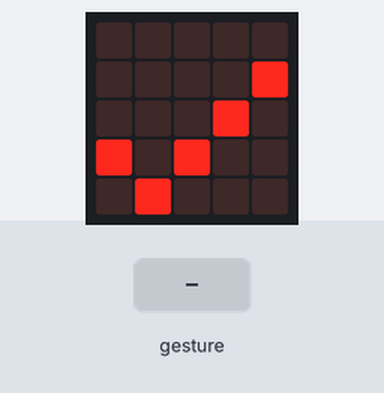
A program run on a simulated BBC micro:bit (MakeCode). Parts: the board's 5×5 LED display. The inputs (shaded band) are chosen by the test bench. A tilt is held for 1.5 s and a shake lasts 1 s, then the board lies face up again.

Above: at 1.2 s.
1.3 s: gesture 'logo up'
At 2.0 s:
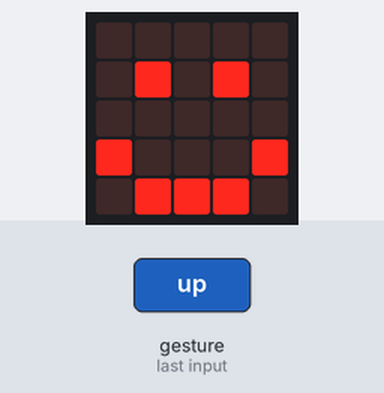
4.3 s: gesture 'screen down'
At 5.5 s:
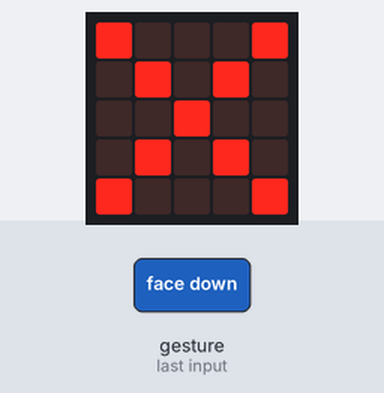
7.3 s: gesture 'tilt right'
At 7.8 s:
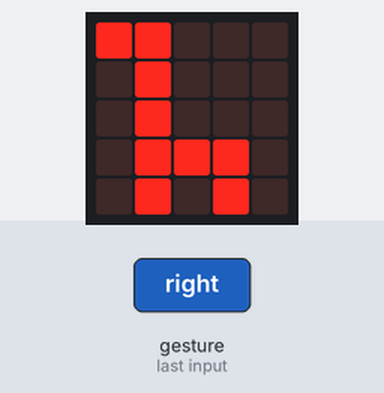
10.3 s: gesture 'shake'
At 11.2 s:
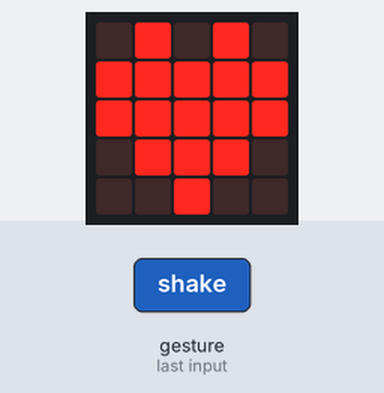
12.9 s: gesture 'tilt left'
At 14.2 s:
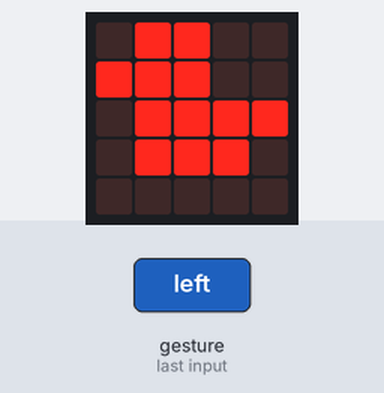
15.9 s: gesture 'logo down'
At 16.7 s:
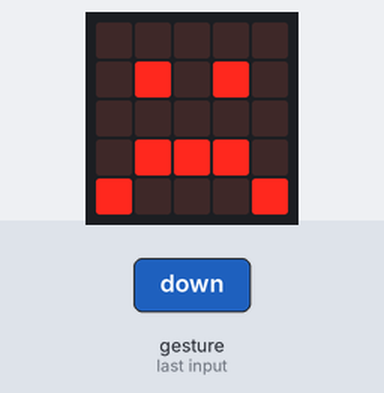
Timing chart, 0 to 18.9 s (numbered marks = the images above; inputs shaded):
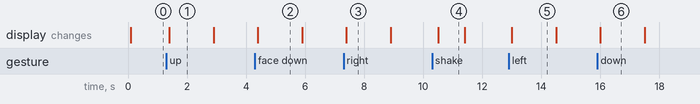

The program:

main.ts
```typescript
input.onGesture(Gesture.LogoUp, function () {
    basic.showIcon(IconNames.Happy)
})
input.onGesture(Gesture.ScreenDown, function () {
    basic.showIcon(IconNames.No)
})
input.onGesture(Gesture.ScreenUp, function () {
    basic.showIcon(IconNames.Yes)
})
input.onGesture(Gesture.TiltRight, function () {
    basic.showIcon(IconNames.Giraffe)
})
input.onGesture(Gesture.Shake, function () {
    basic.showIcon(IconNames.Heart)
})
input.onGesture(Gesture.TiltLeft, function () {
    basic.showIcon(IconNames.Duck)
})
input.onGesture(Gesture.LogoDown, function () {
    basic.showIcon(IconNames.Sad)
})
```

test.ts
```typescript
// aquí va el archivo "tests"; esto no se compilará cuando este paquete se utilice como una extensión.
```

Measured:
- after the input at 1.3 s, the display: changes after 0.10 s (image 1)
- after the input at 4.3 s, the display: changes after 0.10 s (image 2)
- after the input at 7.3 s, the display: changes after 0.10 s (image 3)
- after the input at 10.3 s, the display: changes after 0.20 s (image 4)
- after the input at 12.9 s, the display: changes after 0.10 s (image 5)
- after the input at 15.9 s, the display: changes after 0.10 s (image 6)
- what the display in image 1 shows lasts 1.5 s, from 1.4 s to 2.9 s
